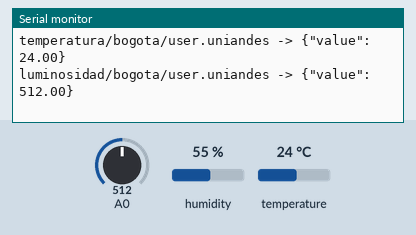
A sketch run on a simulated ESP8266 (NodeMCU). On the bench: the last lines printed to the serial monitor. The test bench sets the inputs (shaded band); at power-on: humidity 55 %, A0 = 512, temperature 24 °C. WiFi joins after 1.5 s; servers stay silent unless stated; the local clock reads 2024-03-15 10:24:30 at power-on unless the sketch sets it; no MQTT or app messages arrive unless stated.

Above: at 3.2 s.
3.3 s: humidity set to 22 %
At 7.6 s:
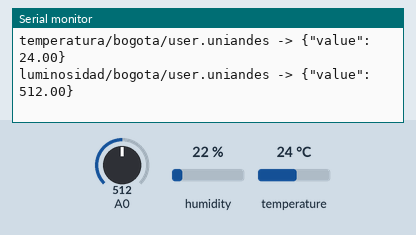
8.9 s: A0 set to 716
At 12.6 s:
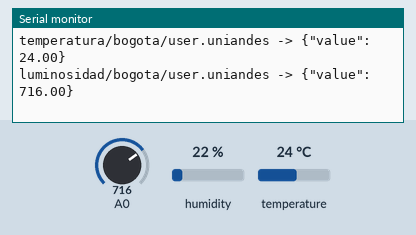
14.5 s: temperature set to 12 °C
At 17.6 s:
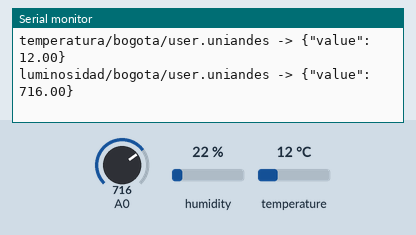
20.1 s: A0 set to 900
At 22.6 s:
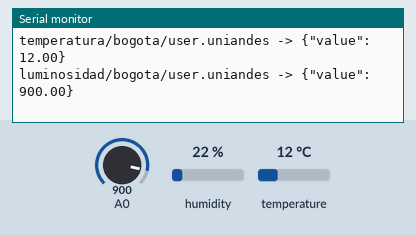
25.7 s: humidity set to 40 %
At 27.7 s:
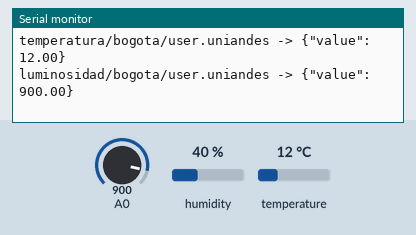
Timing chart, 0 to 29.2 s (numbered marks = the images above; inputs shaded):
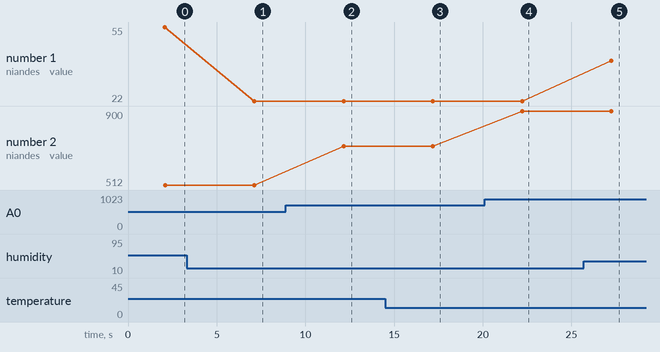

Measured:
- after the input at 3.3 s, the serial monitor: prints a new line after 3.8 s (image 1)
- after the input at 8.9 s, the serial monitor: prints a new line after 3.3 s (image 2)
- after the input at 14.5 s, the serial monitor: prints a new line after 2.7 s (image 3)
- after the input at 20.1 s, the serial monitor: prints a new line after 2.1 s (image 4)
- after the input at 25.7 s, the serial monitor: prints a new line after 1.6 s (image 5)
- plotted number 1: 55 → 22 after the input at 3.3 s, 22 → 40 after the input at 25.7 s
- plotted number 2: 512 → 716 after the input at 8.9 s, 716 → 900 after the input at 20.1 s

The sketch:

Reto1_private.ino
```cpp
#include <ESP8266WiFi.h>
#include <WiFiClientSecure.h>
#include <time.h>
#include <PubSubClient.h>
#include "DHT.h"
#define DHTTYPE DHT11 // DHT 11

#define dht_dpin 4
DHT dht(dht_dpin, DHTTYPE);

//#include "secrets.h"

//Conexión a Wifi
//Nombre de la red Wifi
const char ssid[] = "SSID";
//Contraseña de la red Wifi
const char pass[] = "PASSWRD";

//Usuario uniandes sin @uniandes.edu.co
#define HOSTNAME "user.uniandes"

//Conexión a Mosquitto
const char MQTT_HOST[] = "iotlab.virtual.uniandes.edu.co";
const int MQTT_PORT = 8082;
//Usuario uniandes sin @uniandes.edu.co
const char MQTT_USER[] = "user.uniandes";
//Contraseña de MQTT que recibió por correo
const char MQTT_PASS[] = "1111111111";
const char MQTT_SUB_TOPIC[] = HOSTNAME "/";
//Tópico al que se enviarán los datos de humedad
const char MQTT_PUB_TOPIC1[] = "humedad/bogota/" HOSTNAME;
//Tópico al que se enviarán los datos de temperatura
const char MQTT_PUB_TOPIC2[] = "temperatura/bogota/" HOSTNAME;
//Tópico al que se enviarán los datos de luminosidad
const char MQTT_PUB_TOPIC3[] = "luminosidad/bogota/" HOSTNAME;

//////////////////////////////////////////////////////

#if (defined(CHECK_PUB_KEY) and defined(CHECK_CA_ROOT)) or (defined(CHECK_PUB_KEY) and defined(CHECK_FINGERPRINT)) or (defined(CHECK_FINGERPRINT) and defined(CHECK_CA_ROOT)) or (defined(CHECK_PUB_KEY) and defined(CHECK_CA_ROOT) and defined(CHECK_FINGERPRINT))
  #error "cant have both CHECK_CA_ROOT and CHECK_PUB_KEY enabled"
#endif

BearSSL::WiFiClientSecure net;
PubSubClient client(net);

time_t now;
unsigned long lastMillis = 0;

//Función que conecta el node a través del protocolo MQTT
//Emplea los datos de usuario y contraseña definidos en MQTT_USER y MQTT_PASS para la conexión
void mqtt_connect()
{
  //Intenta realizar la conexión indefinidamente hasta que lo logre
  while (!client.connected()) {
    Serial.print("Time: ");
    Serial.print(ctime(&now));
    Serial.print("MQTT connecting ... ");
    if (client.connect(HOSTNAME, MQTT_USER, MQTT_PASS)) {
      Serial.println("connected.");
    } else {
      Serial.println("Problema con la conexión, revise los valores de las constantes MQTT");
      Serial.print("Código de error = ");
      Serial.println(client.state());
      if ( client.state() == MQTT_CONNECT_UNAUTHORIZED ) {
        ESP.deepSleep(0);
      }
      /* Espera 5 segundos antes de volver a intentar */
      delay(5000);
    }
  }
}

void receivedCallback(char* topic, byte* payload, unsigned int length) {
  Serial.print("Received [");
  Serial.print(topic);
  Serial.print("]: ");
  for (int i = 0; i < length; i++) {
    Serial.print((char)payload[i]);
  }
}

//Configura la conexión del node MCU a Wifi y a Mosquitto
void setup()
{
  Serial.begin(115200);
  Serial.println();
  Serial.println();
  Serial.print("Attempting to connect to SSID: ");
  Serial.print(ssid);
  WiFi.hostname(HOSTNAME);
  WiFi.mode(WIFI_STA);
  WiFi.begin(ssid, pass);
  //Intenta conectarse con los valores de las constantes ssid y pass a la red Wifi
  //Si la conexión falla el node se dormirá hasta que lo resetee
  while (WiFi.status() != WL_CONNECTED)
  {
    if ( WiFi.status() == WL_NO_SSID_AVAIL || WiFi.status() == WL_WRONG_PASSWORD ) {
      Serial.print("\nProblema con la conexión, revise los valores de las constantes ssid y pass");
      ESP.deepSleep(0);
    } else if ( WiFi.status() == WL_CONNECT_FAILED ) {
      Serial.print("\nNo se ha logrado conectar con la red, resetee el node y vuelva a intentar");
      ESP.deepSleep(0);
    }
    Serial.print(".");
    delay(1000);
  }
  Serial.println("connected!");

  //Sincroniza la hora del dispositivo con el servidor SNTP (Simple Network Time Protocol)
  Serial.print("Setting time using SNTP");
  configTime(-5 * 3600, 0, "pool.ntp.org", "time.nist.gov");
  now = time(nullptr);
  while (now < 1510592825) {
    delay(500);
    Serial.print(".");
    now = time(nullptr);
  }
  Serial.println("done!");
  struct tm timeinfo;
  gmtime_r(&now, &timeinfo);
  //Una vez obtiene la hora, imprime en el monitor el tiempo actual
  Serial.print("Current time: ");
  Serial.print(asctime(&timeinfo));

  #ifdef CHECK_CA_ROOT
    BearSSL::X509List cert(digicert);
    net.setTrustAnchors(&cert);
  #endif
  #ifdef CHECK_PUB_KEY
    BearSSL::PublicKey key(pubkey);
    net.setKnownKey(&key);
  #endif
  #ifdef CHECK_FINGERPRINT
    net.setFingerprint(fp);
  #endif
  #if (!defined(CHECK_PUB_KEY) and !defined(CHECK_CA_ROOT) and !defined(CHECK_FINGERPRINT))
    net.setInsecure();
  #endif

  //Llama a funciones de la librería PubSubClient para configurar la conexión con Mosquitto
  client.setServer(MQTT_HOST, MQTT_PORT);
  client.setCallback(receivedCallback);
  //Llama a la función de este programa que realiza la conexión con Mosquitto
  mqtt_connect();
}

//Función loop que se ejecuta indefinidamente repitiendo el código a su interior
//Cada vez que se ejecuta toma nuevos datos de la lectura del sensor
void loop()
{
  //Revisa que la conexión Wifi y MQTT siga activa
  if (WiFi.status() != WL_CONNECTED)
  {
    Serial.print("Checking wifi");
    while (WiFi.waitForConnectResult() != WL_CONNECTED)
    {
      WiFi.begin(ssid, pass);
      Serial.print(".");
      delay(10);
    }
    Serial.println("connected");
  }
  else
  {
    if (!client.connected())
    {
      mqtt_connect();
    }
    else
    {
      client.loop();
    }
  }

  now = time(nullptr);
  //Lee los datos del sensor
  float h = dht.readHumidity();
  float t = dht.readTemperature();
  int lum = analogRead(A0);
  //float l = lum * (3.3 / 1024.0); // Convierte la lectura analoga (de 0 - 1024) a voltaje (0 - 3.3V)
  float l = lum; // Convierte la lectura analoga
  //Transforma la información a la notación JSON para poder enviar los datos
  //El mensaje que se envía es de la forma {"value": x}, donde x es el valor de temperatura o humedad o luminosidad

  //JSON para humedad
  String json = "{\"value\": "+ String(h) + "}";
  char payload1[json.length()+1];
  json.toCharArray(payload1,json.length()+1);
  //JSON para temperatura
  json = "{\"value\": "+ String(t) + "}";
  char payload2[json.length()+1];
  json.toCharArray(payload2,json.length()+1);
    //JSON para luminosidad
  json = "{\"value\": "+ String(l) + "}";
  char payload3[json.length()+1];
  json.toCharArray(payload3,json.length()+1);

  //Si los valores recolectados no son indefinidos, se envían a los tópicos correspondientes
  if ( !isnan(h) && !isnan(t) ) {
    //Publica en el tópico de la humedad
    client.publish(MQTT_PUB_TOPIC1, payload1, false);
    //Publica en el tópico de la temperatura
    client.publish(MQTT_PUB_TOPIC2, payload2, false);
    //Publica en el tópico de la luminosidad
    client.publish(MQTT_PUB_TOPIC3, payload3, false);
  }

  //Imprime en el monitor serial la información recolectada
  Serial.print(MQTT_PUB_TOPIC1);
  Serial.print(" -> ");
  Serial.println(payload1);
  Serial.print(MQTT_PUB_TOPIC2);
  Serial.print(" -> ");
  Serial.println(payload2);
    Serial.print(MQTT_PUB_TOPIC3);
  Serial.print(" -> ");
  Serial.println(payload3);
  /*Espera 5 segundos antes de volver a ejecutar la función loop*/
  delay(5000);
}
```
